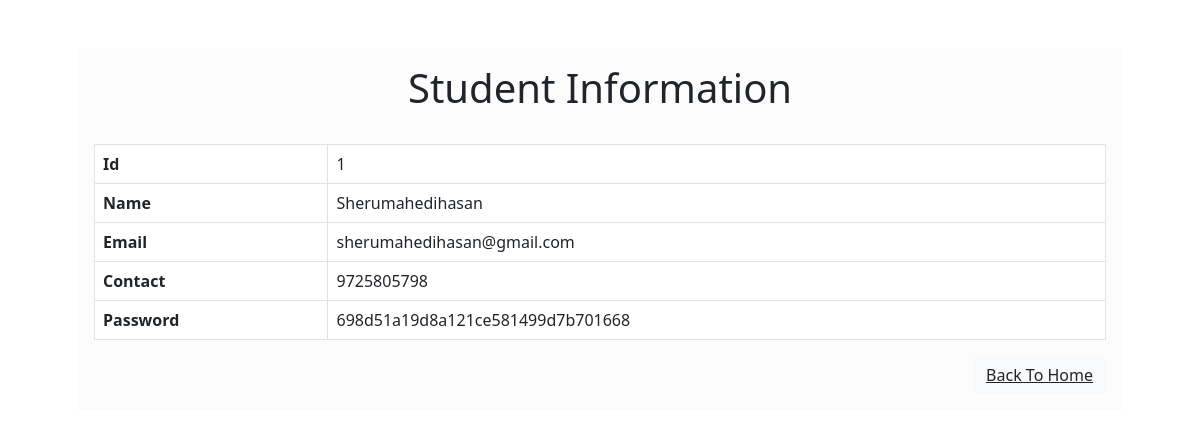
The app's page /student_detail_show.php?id=1 with its own data.
### tables this page shows
CREATE TABLE `student_detail` (
  `id` int(11) NOT NULL,
  `name` varchar(100) NOT NULL,
  `email` varchar(150) NOT NULL,
  `mobile` bigint(20) NOT NULL,
  `password` varchar(50) NOT NULL
);

### student_detail_show.php (the view, shortened to what this page needs)
<?php
include 'mysqli.config.php';
$id = $_GET['id'];
$query = "SELECT * from student_detail where id='$id'";
$result = mysqli_query($con, $query);
$row = mysqli_fetch_array($result);
?>
<html>
<head>
    <link href="https://cdn.jsdelivr.net/npm/bootstrap@5.3.0/dist/css/bootstrap.min.css" rel="stylesheet">
</head>
<body>
    <div class="container">
        <div class="row m-auto p-4 mt-4">
            <div class="col-ml-6  offset-m-4">
                <form class="p-3  bg-light-subtle" method="post" action=" ">
                    <div class=" header text-center">
                        <h1>Student Information</h1>
                    </div>
                    <br>
                    <table class=" table table-bordered">
                        <thead>
                            <tr>
                                <th>Id</th>
                                <td><?php echo $row['id']; ?></td>
                            </tr>
                            <tr>
                                <th>Name</th>
                                <td><?php echo $row['name']; ?></td>
                            </tr>
                            <tr>
                                <th>Email</th>
                                <td><?php echo $row['email']; ?></td>
                            </tr>
                            <tr>
                                <th>Contact</th>
                                <td><?php echo $row['mobile']; ?></td>
                            </tr>
                            <tr>
                                <th>Password</th>
                                <td><?php echo $row['password']; ?></td>
                            </tr>
                        </thead>
                    </table>
                    <div class="text-end">
                        <button class="btn btn-light"><a href="index.php" class="text-dark ">Back To Home</a></button>
                    </div>
                </form>
            </div>
        </div>
    </div>
</body>
</html>

### records on screen
student_detail: id "1", name "Sherumahedihasan", email "sherumahedihasan@gmail.com", mobile "9725805798", password "698d51a19d8a121ce581499d7b701668"
